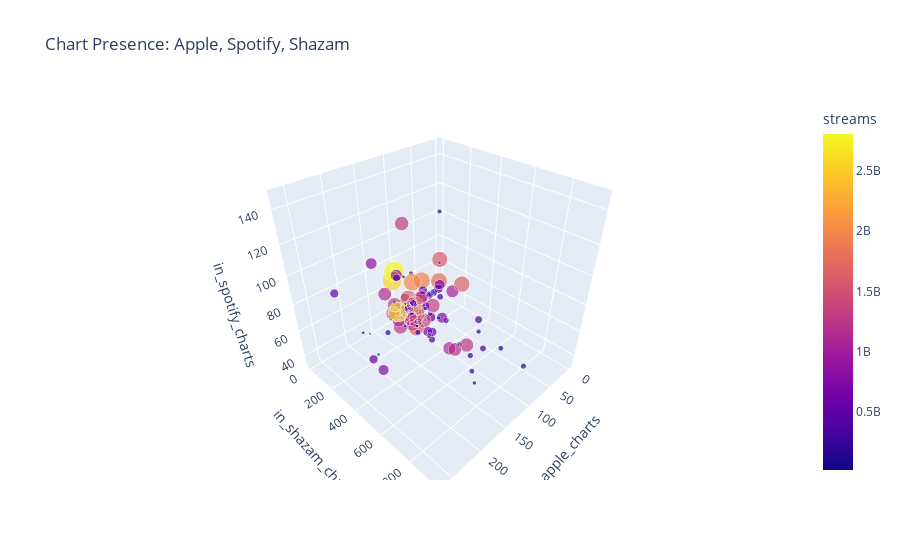

Notebook cell for this chart:
### Code cell
df_Spotify.dropna(subset=['in_apple_charts', 'in_shazam_charts', 'in_spotify_charts', 'streams'], inplace=True)

df_Spotify['key'] = pd.Categorical(df_Spotify['key']).codes
df_Spotify['mode'] = pd.Categorical(df_Spotify['mode']).codes

fig_3d_scatter = px.scatter_3d(df_Spotify, x='in_apple_charts', y='in_shazam_charts', z='in_spotify_charts', color='streams',
                               size='streams', hover_name='track_name',
                               title='Chart Presence: Apple, Spotify, Shazam')
fig_3d_scatter.show()

### Figure 1 — Plotly figure (JSON) as saved in the notebook; plotly's stock layout.template omitted (floating-point values rounded to 4 significant figures)
{"data": [{"hovertemplate": "<b>%{hovertext}</b><br><br>in_apple_charts=%{x}<br>in_shazam_charts=%{y}<br>in_spotify_charts=%{z}<br>streams=%{marker.color}<extra></extra>", "hovertext": ["Seven (feat. Latto) (Explicit Ver.)", "vampire", "I Wanna Be Yours", "Dance The Night (From Barbie The Album)", "Cruel Summer", "Sprinter", "Creepin'", "fukumean", "I'm Good (Blue)", "Starboy", "Rush", "Sunflower - Spider-Man: Into the Spider-Verse", "Kill Bill", "Cupid - Twin Ver.", "Calm Down (with Selena Gomez)", "I Ain't Worried", "Bite Me", "Like Crazy", "Baby Don't Hurt Me", "See You Again", "Viva La Vida", "Mockingbird", "Die For You", "(It Goes Like) Nanana - Edit", "Tattoo", "Too Many Nights (feat. Don Toliver & with Future)", "Anti-Hero", "People", "Super Shy", "Riptide", "Blank Space", "Summertime Sadness", "Cold Heart - PNAU Remix", "Can't Hold Us (feat. Ray Dalton)", "WHERE SHE GOES", "Ella Baila Sola", "BESO", "TQG", "LALA", "Miracle (with Ellie Goulding)", "Die For You - Remix", "Take Two", "Say Yes To Heaven", "Radio", "Trance (with Travis Scott & Young Thug)", "La Bachata", "Quevedo: Bzrp Music Sessions, Vol. 52", "La Bebe - Remix", "El Merengue", "Bones", "Shakira: Bzrp Music Sessions, Vol. 53", "Doja", "Where Are You Now", "Columbia", "Yellow", "Me Porto Bonito", "Set Fire to the Rain", "Without Me", "Counting Stars", "Style", "Moonlight", "Unholy (feat. Kim Petras)", "Titi Me PreguntÔø", "S91", "Boy's a liar Pt. 2", "un x100to", "Classy 101", "Peso Pluma: Bzrp Music Sessions, Vol. 55", "MOJABI GHOST", "AMARGURA", "Left and Right (Feat. Jung Kook of BTS)", "Still With You", "Chemical", "I Can See You (TaylorÔøΩÔøΩÔøΩs Version) (From The ", "El Cielo", "Hey Mor", "Yandel 150", "Coco Chanel", "Rara Vez", "Feliz CumpleaÔøΩÔøΩos Fe", "Ojitos Lindos", "Danza Kuduro", "LA INOCENTE", "Overdrive", "golden hour", "STAY (with Justin Bieber)", "No Role Modelz", "Es un Secreto", "CHORRITO PA LAS ANIMAS", "Normal", "BABY HELLO", "New Jeans", "The Night We Met", "MIENTRAS ME CURO DEL CORA", "Punto G", "cÔøΩÔøΩmo dormi", "TULUM", "FrÔøΩÔøΩgil (feat. Grupo Front", "VAGABUNDO", "La Jumpa"], "legendgroup": "", "marker": {"color": [141381703, 140003974, 1297026226, 127408954, 800840817, 183706234, 843957510, 95217315, 1109433169, 2565529693, 22581161, 2808096550, 1163093654, 496795686, 899183384, 1085685420, 76767396, 363369738, 177740666, 1047101291, 1592909789, 1241559043, 1647990401, 57876440, 201660859, 286400165, 999748277, 373199958, 58255150, 2009094673, 1355959075, 983637508, 1605224506, 1953533826, 303236322, 725980112, 357925728, 618990393, 133716286, 211050784, 518745108, 118482347, 127567540, 284819874, 276259178, 1214083358, 1356565093, 553634067, 223633238, 838079900, 721975598, 482257456, 972509632, 58149378, 1755214421, 1440757818, 1163620694, 1687664027, 2011464183, 786181836, 256483385, 1230675890, 1264310836, 16011326, 156338624, 505671438, 335222234, 200647221, 61245289, 153372011, 720434240, 38411956, 172825906, 52135248, 107753850, 674072710, 585695368, 250305248, 248088961, 601863821, 1133865788, 1279434863, 477033549, 14780425, 751134527, 2665343922, 1791000570, 540654286, 345031710, 459276435, 54266102, 29562220, 1410088830, 206399629, 381161027, 331511413, 52294266, 188933502, 90839753, 538115192], "coloraxis": "coloraxis", "size": [141381703, 140003974, 1297026226, 127408954, 800840817, 183706234, 843957510, 95217315, 1109433169, 2565529693, 22581161, 2808096550, 1163093654, 496795686, 899183384, 1085685420, 76767396, 363369738, 177740666, 1047101291, 1592909789, 1241559043, 1647990401, 57876440, 201660859, 286400165, 999748277, 373199958, 58255150, 2009094673, 1355959075, 983637508, 1605224506, 1953533826, 303236322, 725980112, 357925728, 618990393, 133716286, 211050784, 518745108, 118482347, 127567540, 284819874, 276259178, 1214083358, 1356565093, 553634067, 223633238, 838079900, 721975598, 482257456, 972509632, 58149378, 1755214421, 1440757818, 1163620694, 1687664027, 2011464183, 786181836, 256483385, 1230675890, 1264310836, 16011326, 156338624, 505671438, 335222234, 200647221, 61245289, 153372011, 720434240, 38411956, 172825906, 52135248, 107753850, 674072710, 585695368, 250305248, 248088961, 601863821, 1133865788, 1279434863, 477033549, 14780425, 751134527, 2665343922, 1791000570, 540654286, 345031710, 459276435, 54266102, 29562220, 1410088830, 206399629, 381161027, 331511413, 52294266, 188933502, 90839753, 538115192], "sizemode": "area", "sizeref": 7020000.0, "symbol": "circle"}, "mode": "markers", "name": "", "scene": "scene", "showlegend": false, "type": "scatter3d", "x": [263, 207, 98, 0, 207, 213, 149, 210, 184, 137, 135, 117, 162, 212, 119, 127, 96, 104, 111, 58, 0, 98, 21, 0, 102, 119, 142, 64, 202, 65, 123, 143, 135, 44, 133, 222, 121, 123, 126, 115, 86, 106, 105, 122, 90, 111, 65, 110, 75, 108, 108, 44, 122, 89, 2, 120, 112, 76, 97, 111, 79, 108, 133, 115, 84, 205, 100, 152, 109, 71, 0, 107, 91, 119, 64, 79, 74, 89, 23, 69, 113, 81, 57, 32, 58, 99, 65, 3, 65, 66, 80, 166, 82, 26, 26, 15, 185, 108, 58, 77], "y": [826, 949, 73, 0, 548, 946, 27, 953, 727, 140, 294, 69, 187, 0, 96, 332, 56, 29, 810, 311, 0, 204, 259, 0, 925, 266, 310, 529, 168, 0, 81, 200, 312, 0, 425, 418, 171, 354, 382, 638, 16, 78, 0, 368, 176, 210, 176, 339, 323, 153, 22, 11, 58, 194, 0, 49, 519, 0, 153, 82, 615, 154, 166, 216, 37, 251, 187, 139, 211, 176, 0, 0, 486, 150, 110, 16, 194, 82, 88, 3, 28, 503, 85, 26, 230, 0, 14, 0, 3, 6, 169, 34, 162, 0, 1, 0, 197, 212, 203, 8], "z": [147, 113, 110, 101, 100, 91, 88, 83, 80, 79, 78, 78, 77, 77, 77, 76, 69, 68, 66, 64, 62, 61, 59, 59, 59, 58, 56, 56, 55, 55, 53, 52, 52, 52, 50, 50, 50, 49, 48, 48, 47, 47, 46, 46, 46, 45, 45, 44, 44, 44, 44, 44, 44, 43, 43, 43, 43, 43, 43, 42, 42, 42, 42, 41, 41, 40, 40, 40, 40, 39, 39, 39, 39, 38, 38, 38, 38, 38, 38, 38, 38, 37, 37, 36, 36, 36, 36, 36, 36, 36, 35, 35, 35, 35, 35, 35, 34, 34, 34, 34]}], "layout": {"coloraxis": {"colorbar": {"title": {"text": "streams"}}, "colorscale": [[0, "#0d0887"], [0.1111, "#46039f"], [0.2222, "#7201a8"], [0.3333, "#9c179e"], [0.4444, "#bd3786"], [0.5556, "#d8576b"], [0.6667, "#ed7953"], [0.7778, "#fb9f3a"], [0.8889, "#fdca26"], [1, "#f0f921"]]}, "legend": {"itemsizing": "constant", "tracegroupgap": 0}, "scene": {"domain": {"x": [0, 1], "y": [0, 1]}, "xaxis": {"title": {"text": "in_apple_charts"}}, "yaxis": {"title": {"text": "in_shazam_charts"}}, "zaxis": {"title": {"text": "in_spotify_charts"}}}, "title": {"text": "Chart Presence: Apple, Spotify, Shazam"}}}
